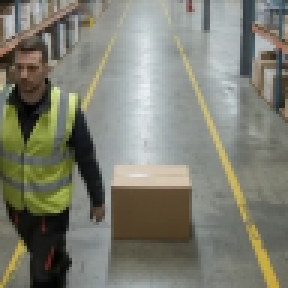
#> input picture tests/model_gate/C1_007666.png, 96 x 96 px (shown 3 times larger)
$ python -i cam_label.py   (imports and definitions only)
#> lines starting #> are read from the running program, lines starting #| are printed output that depends on the picture
"""카메라 모드 재학습 데이터: screen.py가 저장한 보드 화면(<log>_views/v<재생 ms>.png, 96×96)에 박스 라벨을 단다.

보드 화면 하나마다
1. 파일 이름 ms 근처(-1.2초 ~ +0.3초, 0.1초 간격)의 demo.mp4 시각을 demo.json 구간으로 클립 프레임에 대응시키고
2. 그 깨끗한 프레임(aisle.json crop, 96×96)을 ECC(호모그래피)로 보드 화면에 맞춰 상관이 가장 높은 시각을 고른다
   (좌우 반전된 회차가 있어 뒤집은 화면도 시도, 뒤집힌 쪽이 맞으면 바로잡은 화면을 저장)
3. 그 프레임의 autolabel 박스를 호모그래피로 옮겨 보드 화면 좌표 박스로 쓴다
상관이 --min-corr 미만이면 버린다. 결과: <out>/{training,testing}/*.png + bounding_boxes.labels, 눈 확인 시트.

사용: python tools/cam_label.py tools/logs/cam_demo6_views tools/logs/cam_demo7_views --out tools/frames_cam
      python tools/ei_upload.py tools/frames_cam --labels
"""
import argparse
import glob
import json
import os
import sys

import cv2
import numpy as np

sys.path.insert(0, os.path.dirname(os.path.abspath(__file__)))
import autolabel  # noqa: E402
from aisle_frames import crop_square, load_crop  # noqa: E402

ROOT = os.path.dirname(os.path.dirname(os.path.abspath(__file__)))
SIZE = 288  # autolabel이 학습 프레임에서 쓰던 크기


class Demo:
    """demo.json 구간 → 클립 프레임(288)과 autolabel 박스, 시각별 캐시"""

    # [53 lines left out: functions __init__, load, at, not called in this run]


def gray(img):
    return cv2.GaussianBlur(cv2.equalizeHist(cv2.cvtColor(img, cv2.COLOR_BGR2GRAY)), (5, 5), 0).astype(np.float32)


# [83 lines left out: functions ecc, warp_box, main, not called in this run]


# [2 lines not run here, left out]

>>> import cv2
>>> picture = cv2.imread('../tests/model_gate/C1_007666.png')
#> picture is the input picture: shape (96, 96, 3); mean B, G, R 113.8, 126.4, 125.8
>>> result = gray(picture)
#> in gray, `return cv2.GaussianBlur(cv2.equalizeHist(cv2.cvtColor(img, cv2.COLOR_B..`:
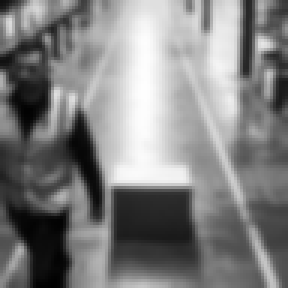
#> returned value: shape (96, 96) float32 (shown 3 times larger); min 0, max 254, mean 128.3

$ run again, on tests/model_gate/C1_008000.png
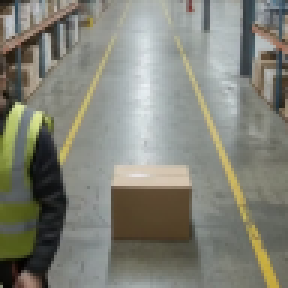
#> input picture tests/model_gate/C1_008000.png, 96 x 96 px (shown 3 times larger)
#> picture is the input picture: shape (96, 96, 3); mean B, G, R 119.5, 130.2, 129.5
#> in gray, `return cv2.GaussianBlur(cv2.equalizeHist(cv2.cvtColor(img, cv2.COLOR_B..`:
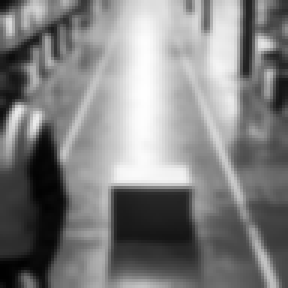
#> returned value: shape (96, 96) float32 (shown 3 times larger); min 1, max 254, mean 128.4

$ run again, on tests/model_gate/C1_008666.png
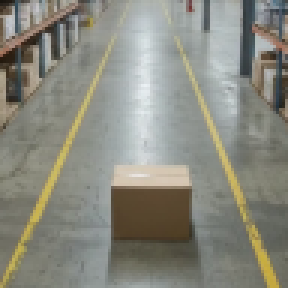
#> input picture tests/model_gate/C1_008666.png, 96 x 96 px (shown 3 times larger)
#> picture is the input picture: shape (96, 96, 3); mean B, G, R 126.9, 137.5, 137.5
#> in gray, `return cv2.GaussianBlur(cv2.equalizeHist(cv2.cvtColor(img, cv2.COLOR_B..`:
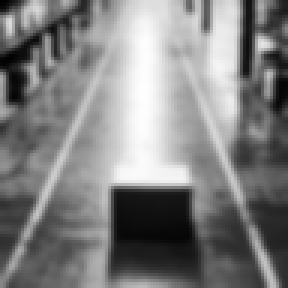
#> returned value: shape (96, 96) float32 (shown 3 times larger); min 1, max 254, mean 128.7
